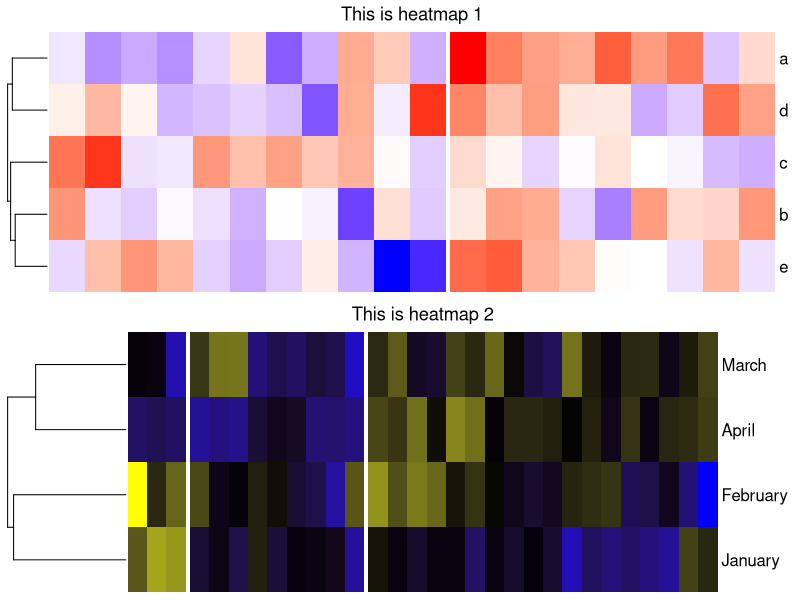
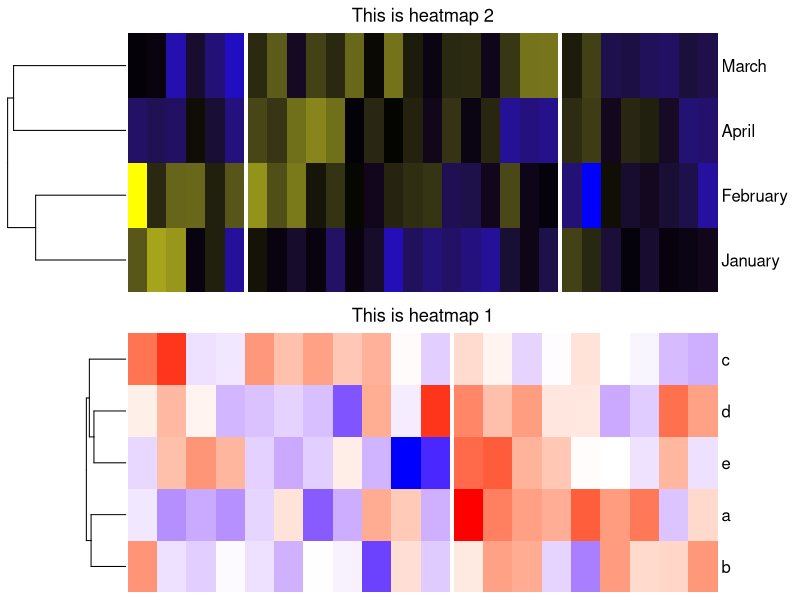

The R script that drew these images, in order:
## ---- chunk 1
library(knitr)
knitr::opts_chunk$set(
    error = FALSE,
    tidy  = FALSE,
    message = FALSE,
    warning = FALSE,
    fig.width = 8,
    fig.height = 5,
    fig.align = "center"
)
## ---- chunk 2
library(ComplexHeatmap)
m1 = matrix(rnorm(20*5), nrow = 5)
rownames(m1) = letters[1:5]
ht1 = Heatmap(m1, col = c("blue", "white", "red"),
    column_km = 2, show_column_dend = FALSE, 
    show_heatmap_legend = FALSE, row_dend_width = unit(1, "cm"),
    column_title = "This is heatmap 1")

m2 = matrix(rnorm(30*4), nrow = 4)
rownames(m2) = month.name[1:4]
ht2 = Heatmap(m2, col = c("blue", "black", "yellow"),
    column_km = 3, show_column_dend = FALSE, 
    show_heatmap_legend = FALSE, row_dend_width = unit(3, "cm"),
    column_title = "This is heatmap 2")
## ---- chunk 3
p1 = grid.grabExpr(draw(ht1))
p2 = grid.grabExpr(draw(ht2))

library(cowplot)
plot_grid(p1, p2, nrow = 2)
## ---- chunk 4
ht1 = prepare(ht1)
ht2 = prepare(ht2)
## ---- chunk 5
left1 = sum(component_width(ht1, 1:4))
left2 = sum(component_width(ht2, 1:4))
max_left = max(left1, left2)

right1 = sum(component_width(ht1, 6:9))
right2 = sum(component_width(ht2, 6:9))
max_right = max(right1, right2)
## ---- chunk 6
p1 = grid.grabExpr(draw(ht1))
p2 = grid.grabExpr(draw(ht2))
## ---- chunk 7
grid.newpage()

pushViewport(viewport(y = 0, height = unit(0.5, "npc"), just = "bottom"))
offset_left = max_left - left1
offset_right = max_right - right1
pushViewport(viewport(x = offset_left, width = unit(1, "npc") - offset_left - offset_right, just = "left"))
grid.draw(p1)
popViewport()
popViewport()

pushViewport(viewport(y = 0.5, height = unit(0.5, "npc"), just = "bottom"))
offset_left = max_left - left2
offset_right = max_right - right2
pushViewport(viewport(x = offset_left, width = unit(1, "npc") - offset_left - offset_right, just = "left"))
grid.draw(p2)
popViewport()
popViewport()
